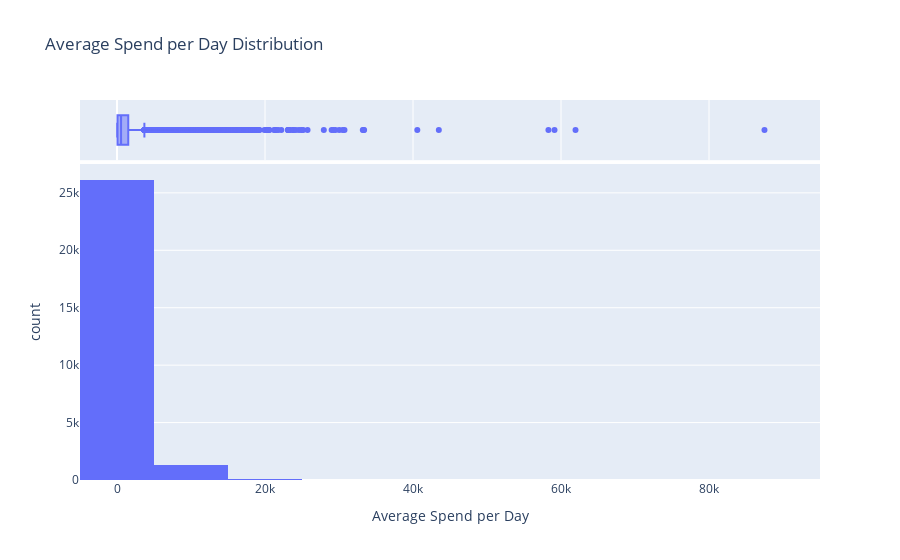

Notebook code cell kept with this figure:
### Code cell
# REPEAT CUSTOMERS
# PURCHASE SIZE DISTRIBUTION


data

df_customer_agg = data.groupby(['CustomerID', 'PurchaseDate']).agg({'Price': 'sum'}).reset_index()
df_avg_spend_per_day = df_customer_agg.groupby('CustomerID').agg({'Price': 'mean'}).reset_index()
df_avg_spend_per_day.rename(columns={'Price': 'Average Spend per Day'}, inplace=True)
df_avg_spend_per_day

fig = px.histogram(df_avg_spend_per_day, x='Average Spend per Day', nbins=10, marginal='box', title='Average Spend per Day Distribution')
fig.show()

### Figure 1 — Plotly figure (JSON) as saved in the notebook; plotly's stock layout.template omitted (floating-point values rounded to 4 significant figures; data arrays with more than 128 entries replaced by an {"elided": "..."} marker saying what was removed)
{"data": [{"alignmentgroup": "True", "bingroup": "x", "hovertemplate": "Average Spend per Day=%{x}<br>count=%{y}<extra></extra>", "legendgroup": "", "marker": {"color": "#636efa", "pattern": {"shape": ""}}, "name": "", "nbinsx": 10, "offsetgroup": "", "orientation": "v", "showlegend": false, "type": "histogram", "x": {"elided": "27521 float values"}, "xaxis": "x", "yaxis": "y"}, {"alignmentgroup": "True", "hovertemplate": "Average Spend per Day=%{x}<extra></extra>", "legendgroup": "", "marker": {"color": "#636efa"}, "name": "", "notched": true, "offsetgroup": "", "showlegend": false, "type": "box", "x": {"elided": "27521 float values"}, "xaxis": "x2", "yaxis": "y2"}], "layout": {"barmode": "relative", "legend": {"tracegroupgap": 0}, "title": {"text": "Average Spend per Day Distribution"}, "xaxis": {"anchor": "y", "domain": [0, 1], "title": {"text": "Average Spend per Day"}}, "xaxis2": {"anchor": "y2", "domain": [0, 1], "matches": "x", "showgrid": true, "showticklabels": false}, "yaxis": {"anchor": "x", "domain": [0, 0.8316], "title": {"text": "count"}}, "yaxis2": {"anchor": "x2", "domain": [0.8416, 1], "matches": "y2", "showgrid": false, "showline": false, "showticklabels": false, "ticks": ""}}}
